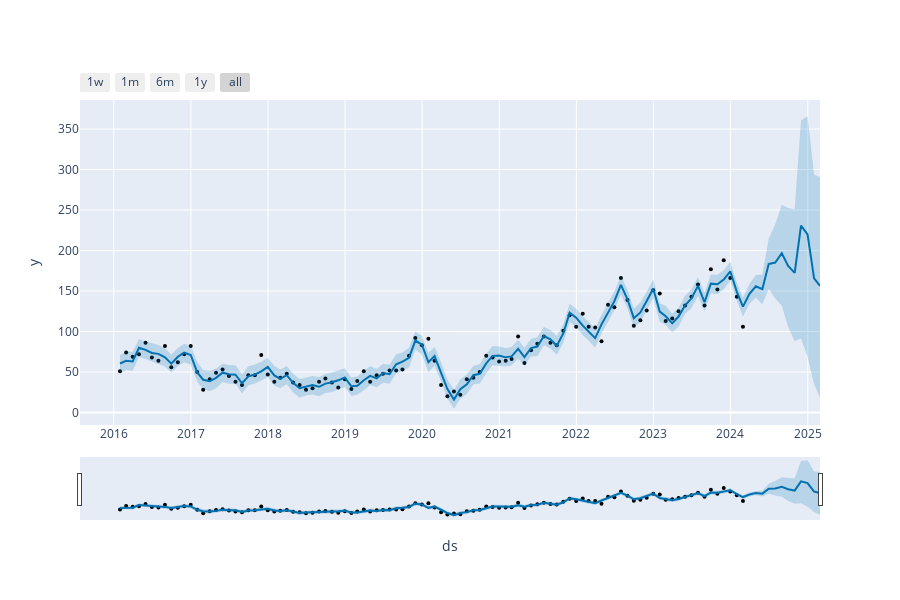
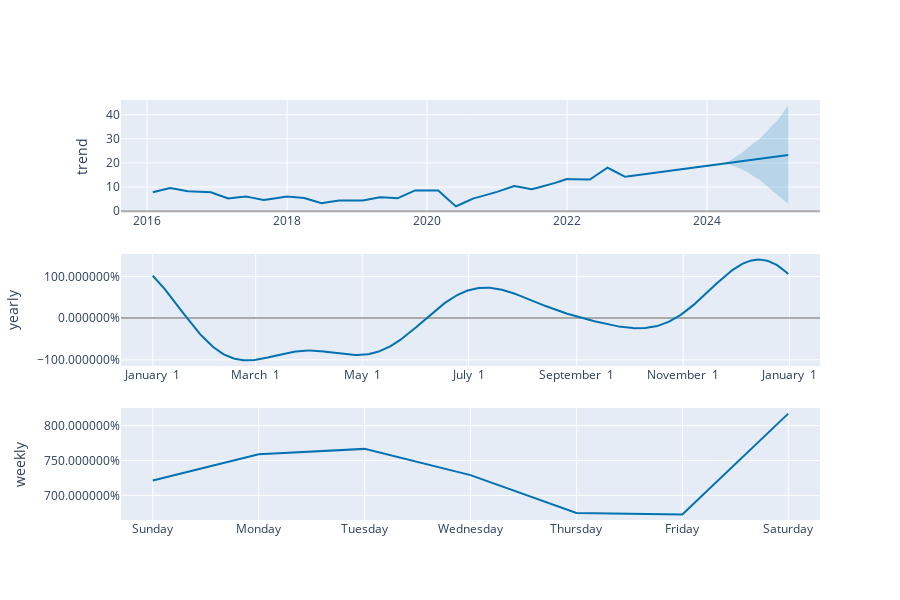

These figures' notebook cell, in order:
### Code cell
#Forecast 22202
fig_forecast, fig_components = prophet_forecast(df, 
                                                # autoregressive_weight=0.5, 
                                                best_params,
                                                zip_code='22202',
                                                crime=2,
                                                periods=12)

# Display the forecast plot
# display(fig_forecast)
fig_forecast

# Display the forecast components plot
# display(fig_components)
fig_components
